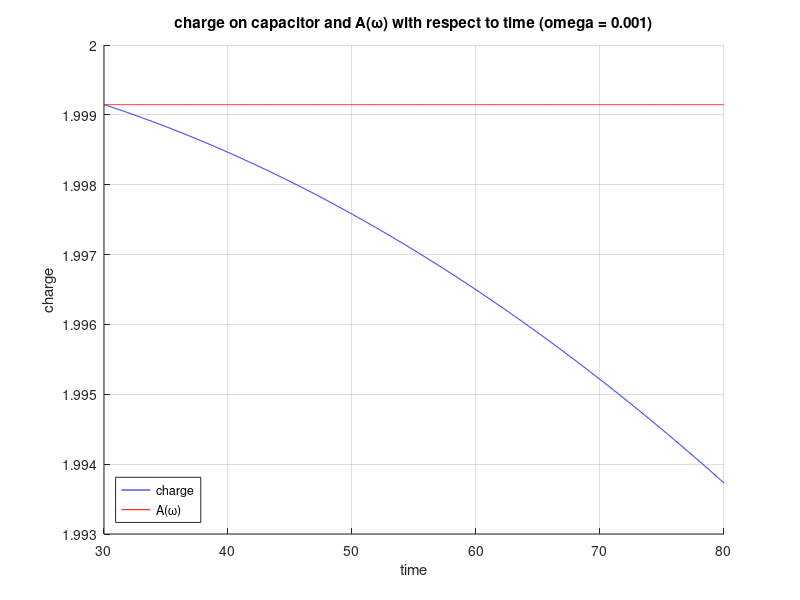

Write MATLAB code to recreate this figure.
% 
% Filename: 'RLCCircuits.m'
% 
% Title: RLC Circuits assignment for MA26600 Fall 2020
% 
% Purpose: To simulate the behavior of a RLC Circuit
% 
% By: Corey O'Brien


tstart = 0;     %start and stop times
tstop = 80;
timespan = linspace(tstart,tstop,5000);     %generate list of time steps
L = 1;
C = .2;
R = 4;
omega = 0.001;


f = @(t,y) [y(2); 1 / L * (10*cos(omega * t) - (1 / C * y(1)) - R * y(2))];    %define function as system

%first column of y is position and second is velocity 

t0 = 0;         %initial time 
y0 = [0, 0];    %initial values (start position and velocity)

[ts,ys] = ode45(f, timespan, y0);

x = 1;
while(ts(x) < 30)
    x = x+1;
end

ts = ts(x:end);
ys = ys(:,1);
ys = ys(x:end);
maxline = zeros(length(ys),1);
maximum = 0;
for y = 1 : length(ys)
    if(abs(ys(y)) > maximum)
        maximum = abs(ys(y));
    end
end

for y = 1:length(ys)
    maxline(y) = maximum;
end
    
hold on
plot(ts,ys(:,1),'b')              % plot solution y(t)
plot(ts,maxline,'r')
title(['charge on capacitor and A(ω) with respect to time (omega = ', num2str(omega),')'])
xlabel('time'); 
ylabel('charge');
legend('charge','A(ω)');
legend('location','southwest');
grid on
   
